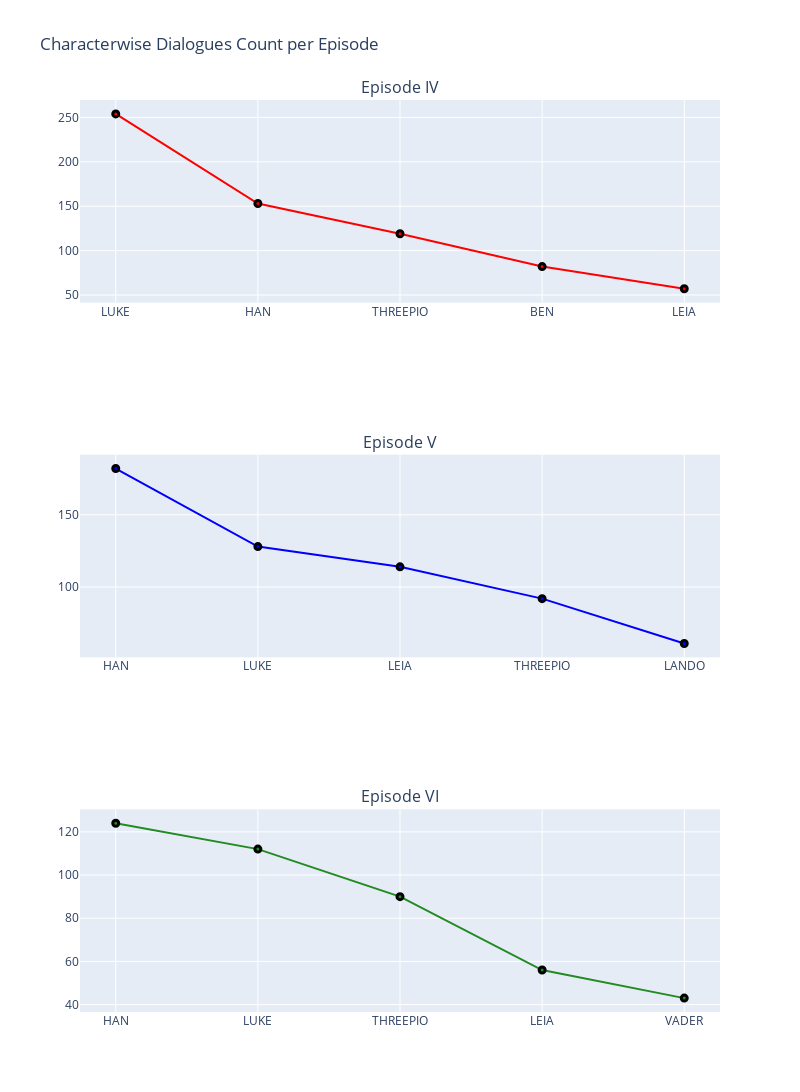

Here is the notebook cell this chart was saved with:
### Markdown cell above
Task 2: Plot the number of dialogues according to the character for each episode (i.e. plot the above findings).

### Code cell
#setting the line plot details
ep4 = go.Line(y=d_IV.character, x=d_IV.index,marker=dict(color="red",line=dict(color='black', width=3)),opacity=1)
ep5 = go.Line(y=d_V.character,x=d_V.index,marker=dict(color="blue",line=dict(color='black', width=3)),opacity=1)
ep6 = go.Line(y=d_VI.character, x=d_VI.index,marker=dict(color="forestgreen",line=dict(color='black', width=3)),opacity=1)
fig = tools.make_subplots(rows=3, cols=1,horizontal_spacing=1, subplot_titles=("Episode IV","Episode V","Episode VI"))
fig.append_trace(ep4, 1, 1)         
fig.append_trace(ep5, 2, 1)         
fig.append_trace(ep6, 3, 1) 
fig['layout'].update(showlegend=False ,height=1200,width=800,title="Characterwise Dialogues Count per Episode")
iplot(fig)

### Figure 1 — Plotly figure (JSON) as saved in the notebook; plotly's stock layout.template omitted (floating-point values rounded to 4 significant figures)
{"data": [{"marker": {"color": "red", "line": {"color": "black", "width": 3}}, "opacity": 1, "type": "scatter", "x": ["LUKE", "HAN", "THREEPIO", "BEN", "LEIA"], "xaxis": "x", "y": [254, 153, 119, 82, 57], "yaxis": "y"}, {"marker": {"color": "blue", "line": {"color": "black", "width": 3}}, "opacity": 1, "type": "scatter", "x": ["HAN", "LUKE", "LEIA", "THREEPIO", "LANDO"], "xaxis": "x2", "y": [182, 128, 114, 92, 61], "yaxis": "y2"}, {"marker": {"color": "forestgreen", "line": {"color": "black", "width": 3}}, "opacity": 1, "type": "scatter", "x": ["HAN", "LUKE", "THREEPIO", "LEIA", "VADER"], "xaxis": "x3", "y": [124, 112, 90, 56, 43], "yaxis": "y3"}], "layout": {"annotations": [{"font": {"size": 16}, "showarrow": false, "text": "Episode IV", "x": 0.5, "xanchor": "center", "xref": "paper", "y": 1, "yanchor": "bottom", "yref": "paper"}, {"font": {"size": 16}, "showarrow": false, "text": "Episode V", "x": 0.5, "xanchor": "center", "xref": "paper", "y": 0.6111, "yanchor": "bottom", "yref": "paper"}, {"font": {"size": 16}, "showarrow": false, "text": "Episode VI", "x": 0.5, "xanchor": "center", "xref": "paper", "y": 0.2222, "yanchor": "bottom", "yref": "paper"}], "height": 1200, "showlegend": false, "title": {"text": "Characterwise Dialogues Count per Episode"}, "width": 800, "xaxis": {"anchor": "y", "domain": [0, 1]}, "xaxis2": {"anchor": "y2", "domain": [0, 1]}, "xaxis3": {"anchor": "y3", "domain": [0, 1]}, "yaxis": {"anchor": "x", "domain": [0.7778, 1]}, "yaxis2": {"anchor": "x2", "domain": [0.3889, 0.6111]}, "yaxis3": {"anchor": "x3", "domain": [0, 0.2222]}}}
